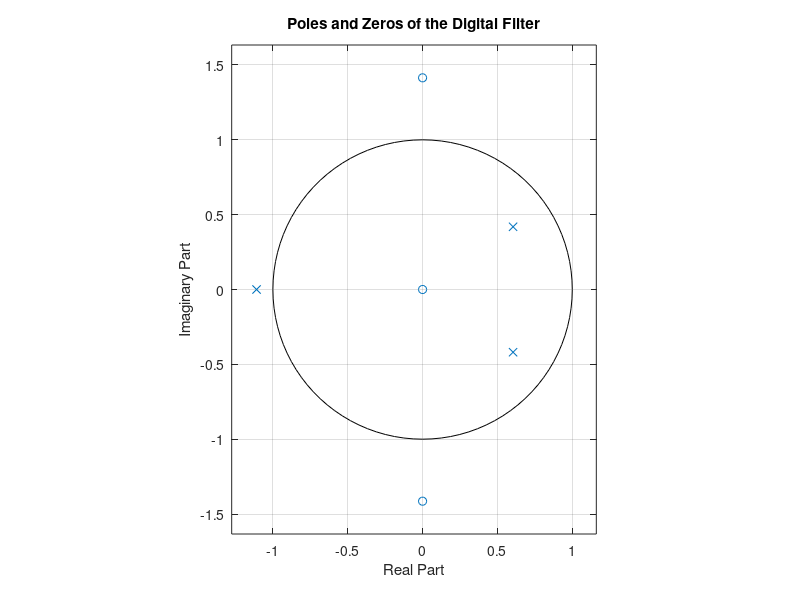

Write the MATLAB code that produced this figure.
clear all,close all,clc;
num = [1,0,2], den = [1,-0.1,-0.8, 0.6];
% Calculate the poles, zeros, and gain using tf2zp
[zeros, poles, gain] = tf2zp(num, den);
% Display the poles, zeros, and gain
disp('Zeros:'),disp(zeros);
disp('Poles:'),disp(poles);
disp('Gain:'),disp(gain);
% Plot the poles and zeros using zplane
zplane(num, den);
title('Poles and Zeros of the Digital Filter');
xlabel('Real Part'),ylabel('Imaginary Part'),grid on;
